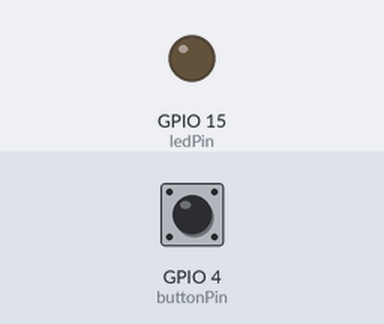
This sketch was run on a simulated ESP32. Shown: output pins drawn as LEDs (lit = HIGH). Inputs (shaded band) come from the test bench; at power-on: GPIO 4 (buttonPin) HIGH. WiFi joins after 1.5 s; servers stay silent unless stated; uploads are accepted with an empty reply; what the sketch prints to the serial monitor is not drawn.

Above: at 3.7 s.
3.8 s: GPIO 4 (buttonPin) pulled LOW for 0.15 s
At 4.1 s:
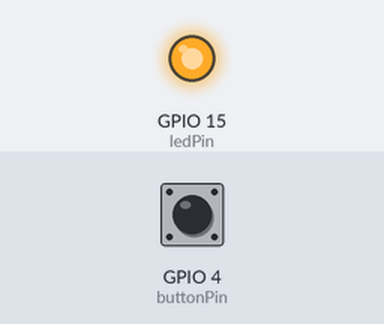
Timing chart, 0 to 6.8 s (numbered marks = the images above; inputs shaded):
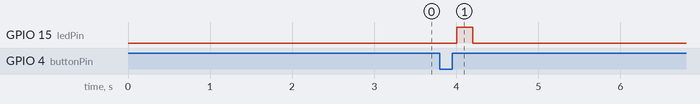

Measured:
- after the input at 3.8 s, GPIO 15 (ledPin): LOW → HIGH after 0.20 s, → LOW 0.20 s later

The sketch:

esp32_01.ino
```cpp
#include <WiFi.h>
#include <HTTPClient.h>

#define WIFI_SSID "SLT-Fiber-BHPf8-2.4G_EXT"
#define WIFI_PASSWORD "Bluetex@5724"

#define API_URL "http://192.168.1.185:3000/machine-done"

#define ESP_ID "ESP32_1"
#define COLUMN_NO 1
#define MACHINE_NO 1

int buttonPin = 4;   // D4
int ledPin = 15;     // D15

bool pressed = false;
bool systemReady = false;

void setup() {
  Serial.begin(115200);

  pinMode(buttonPin, INPUT_PULLUP);
  pinMode(ledPin, OUTPUT);
  digitalWrite(ledPin, LOW);

  WiFi.begin(WIFI_SSID, WIFI_PASSWORD);
  Serial.print("Connecting WiFi");

  while (WiFi.status() != WL_CONNECTED) {
    delay(500);
    Serial.print(".");
  }

  Serial.println("\nWiFi Connected");

  // wait until button is released before system starts
  while (digitalRead(buttonPin) == LOW) {
    Serial.println("Release button...");
    delay(200);
  }

  delay(1000);
  systemReady = true;
  Serial.println("System Ready");
}

void blinkLED() {
  digitalWrite(ledPin, HIGH);
  delay(200);
  digitalWrite(ledPin, LOW);
}

void sendData() {
  if (WiFi.status() != WL_CONNECTED) {
    Serial.println("WiFi not connected");
    return;
  }

  HTTPClient http;
  http.begin(API_URL);
  http.addHeader("Content-Type", "application/json");

  String json = "{";
  json += "\"esp_id\":\"" + String(ESP_ID) + "\",";
  json += "\"column\":" + String(COLUMN_NO) + ",";
  json += "\"machine\":" + String(MACHINE_NO);
  json += "}";

  int response = http.POST(json);

  Serial.println(json);
  Serial.print("HTTP Response: ");
  Serial.println(response);

  http.end();

  if (response > 0) {
    blinkLED();
  }
}

void loop() {
  if (!systemReady) return;

  int state = digitalRead(buttonPin);

  if (state == LOW && pressed == false) {
    sendData();
    pressed = true;
  }

  if (state == HIGH) {
    pressed = false;
  }

  delay(50);
}
```
